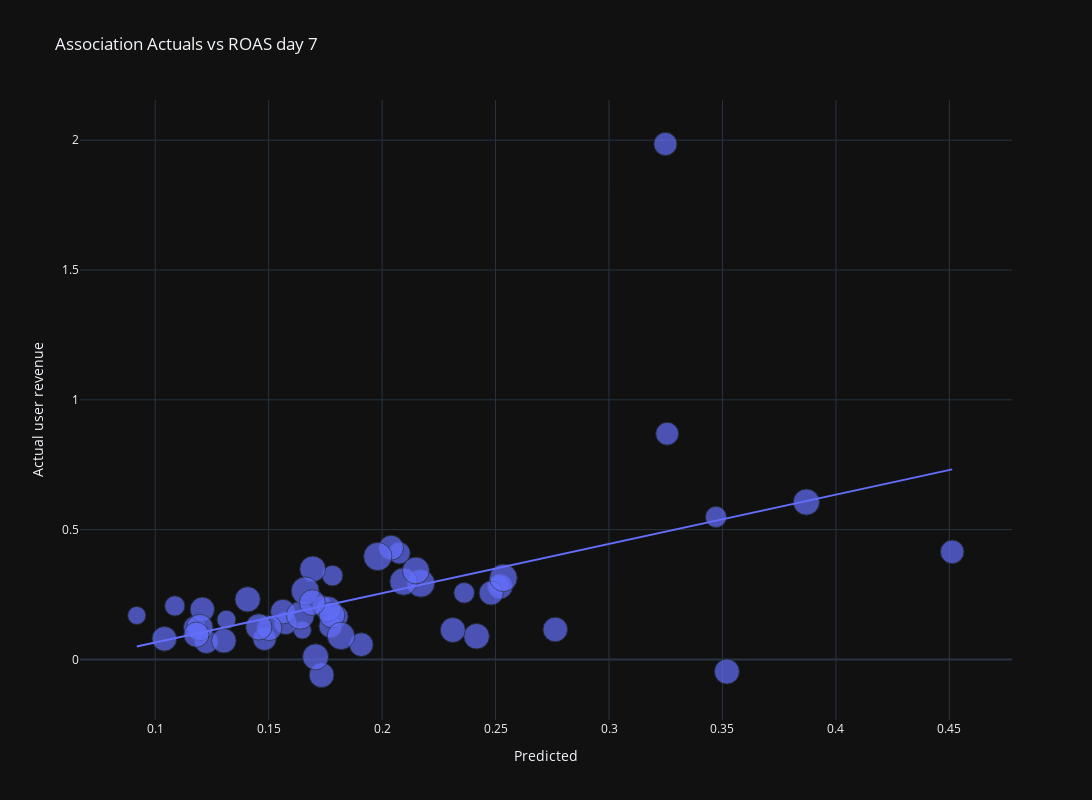

The notebook cell this image was saved under:
### Code cell
import pandas as pd
import plotly.express as px

# Assuming reset_df is your DataFrame
pdf = pd.DataFrame({'y_test': agg_df_train['d7_28_increase_api'].values, 'predictions': (agg_df_train['revenue_d7']/agg_df_train['cost']), 'installs': agg_df_train['te_installs']})

# Create a scatter plot with size and color based on 'installs' and 'channel'
fig = px.scatter(pdf, x='predictions', y='y_test', title='Association Actuals vs ROAS day 7', trendline='ols',
                 labels={'predictions': 'X-axis Label', 'y_test': 'Y-axis Label'},
                 template='plotly_dark',
                 hover_data=['predictions', 'y_test'],
                 size='installs'
                 )

# Customize the layout
fig.update_layout(
    width=1700,
    height=800,
    xaxis=dict(title_text='Predicted'),
    yaxis=dict(title_text='Actual user revenue'),
    legend=dict(title='Legend Title'),
    showlegend=True
)

# Show the plot
fig.show()

### Figure 1 — Plotly figure (JSON) as saved in the notebook; plotly's stock layout.template omitted (floating-point values rounded to 4 significant figures)
{"data": [{"hovertemplate": "X-axis Label=%{x}<br>Y-axis Label=%{y}<br>installs=%{marker.size}<extra></extra>", "legendgroup": "", "marker": {"color": "#636efa", "size": [755, 738, 767, 814, 978, 1100, 976, 939, 852, 1026, 1198, 1053, 1226, 1093, 1270, 1232, 1210, 1259, 1397, 1469, 1409, 1570, 1438, 1366, 1387, 1295, 1282, 1373, 1427, 1518, 1409, 1443, 1492, 1342, 1524, 1771, 1715, 1779, 1822, 1715, 1574, 1540, 1603, 1779, 1743, 1656, 1522, 1426, 1462, 1390, 1451], "sizemode": "area", "sizeref": 4.555, "symbol": "circle"}, "mode": "markers", "name": "", "orientation": "v", "showlegend": false, "type": "scatter", "x": [0.09188, 0.1649, 0.2516, 0.1314, 0.1781, 0.1173, 0.2362, 0.1086, 0.1735, 0.3471, 0.3256, 0.1803, 0.3249, 0.2076, 0.4512, 0.1773, 0.1575, 0.1482, 0.1563, 0.1763, 0.204, 0.387, 0.252, 0.1208, 0.2763, 0.1908, 0.1226, 0.1303, 0.3519, 0.1779, 0.1733, 0.1503, 0.2416, 0.2481, 0.1694, 0.217, 0.2094, 0.164, 0.1981, 0.1819, 0.1456, 0.1707, 0.1197, 0.1661, 0.2535, 0.2149, 0.1692, 0.2312, 0.1407, 0.104, 0.1182], "xaxis": "x", "y": [0.1693, 0.1132, 0.2888, 0.1532, 0.3228, 0.1242, 0.2566, 0.2061, 0.2086, 0.5488, 0.8694, 0.1652, 1.986, 0.4098, 0.4144, 0.1277, 0.14, 0.07972, 0.1841, 0.1938, 0.4303, 0.6062, 0.281, 0.193, 0.1154, 0.05708, 0.06825, 0.07194, -0.04674, 0.1713, -0.06033, 0.121, 0.08927, 0.256, 0.3484, 0.2932, 0.3001, 0.1698, 0.3965, 0.09053, 0.1253, 0.01014, 0.1228, 0.2643, 0.314, 0.3426, 0.219, 0.1133, 0.2315, 0.07956, 0.09545], "yaxis": "y"}, {"hovertemplate": "<b>OLS trendline</b><br>y_test = 1.89895 * predictions + -0.12469<br>R<sup>2</sup>=0.237924<br><br>X-axis Label=%{x}<br>Y-axis Label=%{y} <b>(trend)</b><extra></extra>", "legendgroup": "", "marker": {"color": "#636efa", "symbol": "circle"}, "mode": "lines", "name": "", "showlegend": false, "type": "scatter", "x": [0.09188, 0.104, 0.1086, 0.1173, 0.1182, 0.1197, 0.1208, 0.1226, 0.1303, 0.1314, 0.1407, 0.1456, 0.1482, 0.1503, 0.1563, 0.1575, 0.164, 0.1649, 0.1661, 0.1692, 0.1694, 0.1707, 0.1733, 0.1735, 0.1763, 0.1773, 0.1779, 0.1781, 0.1803, 0.1819, 0.1908, 0.1981, 0.204, 0.2076, 0.2094, 0.2149, 0.217, 0.2312, 0.2362, 0.2416, 0.2481, 0.2516, 0.252, 0.2535, 0.2763, 0.3249, 0.3256, 0.3471, 0.3519, 0.387, 0.4512], "xaxis": "x", "y": [0.04978, 0.07287, 0.08159, 0.09807, 0.09968, 0.1025, 0.1046, 0.108, 0.1227, 0.1248, 0.1426, 0.1519, 0.1567, 0.1607, 0.172, 0.1743, 0.1867, 0.1884, 0.1907, 0.1967, 0.197, 0.1994, 0.2045, 0.2048, 0.21, 0.2119, 0.2131, 0.2136, 0.2177, 0.2207, 0.2377, 0.2514, 0.2627, 0.2695, 0.273, 0.2834, 0.2875, 0.3143, 0.3238, 0.3342, 0.3464, 0.3531, 0.3538, 0.3566, 0.4, 0.4922, 0.4937, 0.5345, 0.5436, 0.6102, 0.7322], "yaxis": "y"}], "layout": {"height": 800, "legend": {"itemsizing": "constant", "title": {"text": "Legend Title"}, "tracegroupgap": 0}, "showlegend": true, "title": {"text": "Association Actuals vs ROAS day 7"}, "width": 1700, "xaxis": {"anchor": "y", "domain": [0, 1], "title": {"text": "Predicted"}}, "yaxis": {"anchor": "x", "domain": [0, 1], "title": {"text": "Actual user revenue"}}}}
